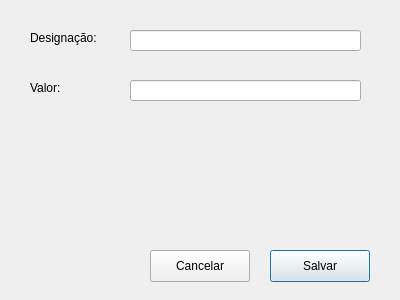
<?xml version="1.0" encoding="UTF-8"?>
<ui version="4.0">
 <class>Dialog</class>
 <widget class="QDialog" name="Dialog">
  <property name="geometry">
   <rect>
    <x>0</x>
    <y>0</y>
    <width>400</width>
    <height>300</height>
   </rect>
  </property>
  <property name="windowTitle">
   <string>Dialog</string>
  </property>
  <widget class="QLabel" name="labelDesignacao">
   <property name="geometry">
    <rect>
     <x>30</x>
     <y>30</y>
     <width>91</width>
     <height>16</height>
    </rect>
   </property>
   <property name="text">
    <string>Designação:</string>
   </property>
  </widget>
  <widget class="QLineEdit" name="lineEditDesignacao">
   <property name="geometry">
    <rect>
     <x>130</x>
     <y>30</y>
     <width>231</width>
     <height>21</height>
    </rect>
   </property>
  </widget>
  <widget class="QLabel" name="labelValor">
   <property name="geometry">
    <rect>
     <x>30</x>
     <y>80</y>
     <width>58</width>
     <height>16</height>
    </rect>
   </property>
   <property name="text">
    <string>Valor:</string>
   </property>
  </widget>
  <widget class="QLineEdit" name="lineEditValor">
   <property name="geometry">
    <rect>
     <x>130</x>
     <y>80</y>
     <width>231</width>
     <height>21</height>
    </rect>
   </property>
   <property name="text">
    <string/>
   </property>
  </widget>
  <widget class="QPushButton" name="btnSalvar">
   <property name="geometry">
    <rect>
     <x>270</x>
     <y>250</y>
     <width>100</width>
     <height>32</height>
    </rect>
   </property>
   <property name="text">
    <string>Salvar</string>
   </property>
  </widget>
  <widget class="QPushButton" name="btnCancelar">
   <property name="geometry">
    <rect>
     <x>150</x>
     <y>250</y>
     <width>100</width>
     <height>32</height>
    </rect>
   </property>
   <property name="text">
    <string>Cancelar</string>
   </property>
  </widget>
 </widget>
 <resources/>
 <connections/>
</ui>
